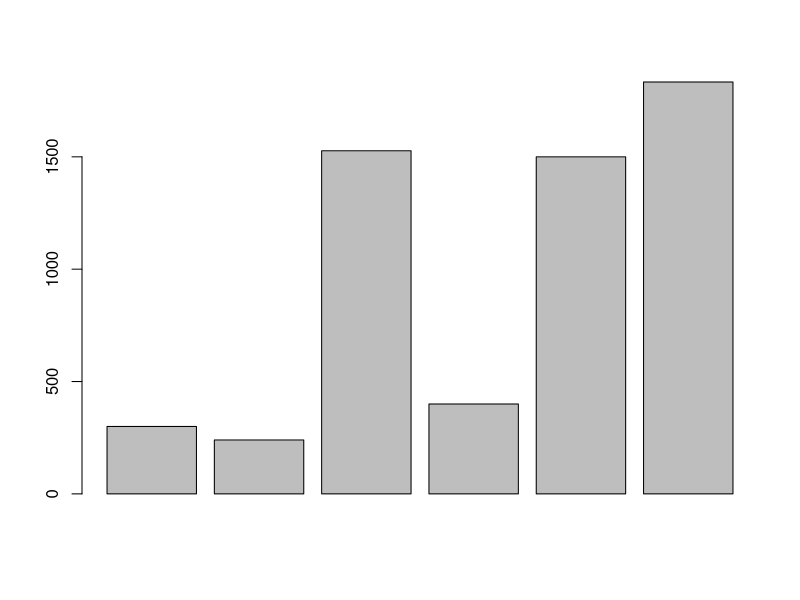
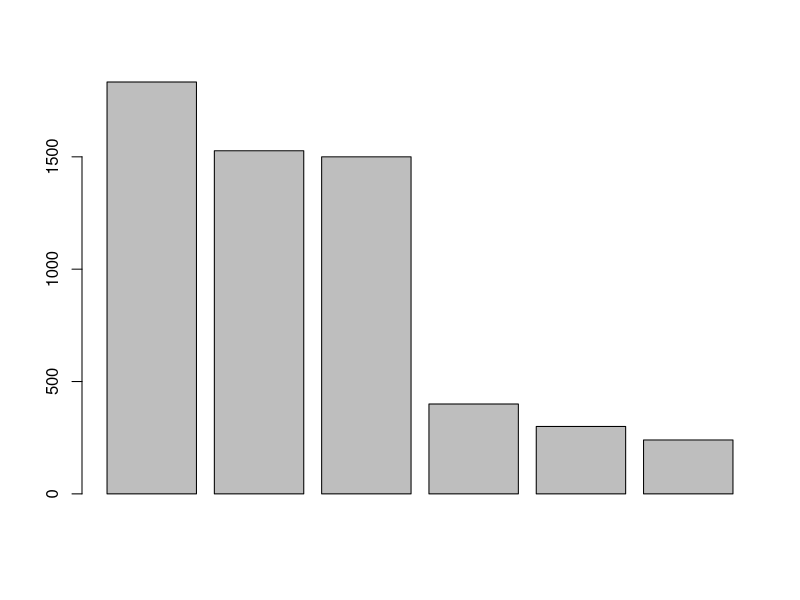
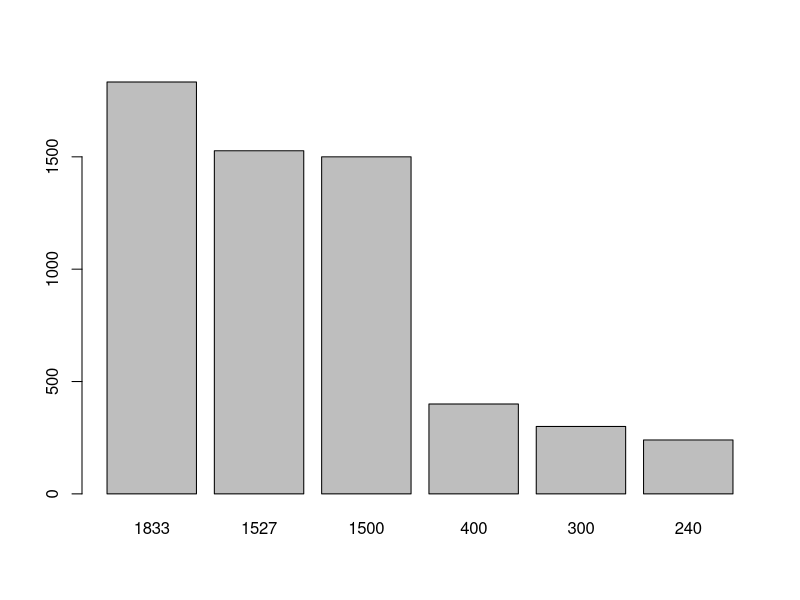

Write the R code that produced these figures, in order.
# Tania Isela Sarmiento Muñoz
# 06/01/2025
# Matr: 1503831
# Laboratorio 1

# Parte 1  ----------------------------------------------------------------

#Gastos totales
300 + 240 + 1527 + 400 + 1500 + 1833

celular <- 300
celular
transporte <- 240
transporte
comestibles <- 1527
comestibles
gimnasio <- 400
gimnasio
alquiler <- 1500
alquiler
otros <- 1833
otros
gastos <- celular + transporte + comestibles + gimnasio + alquiler + otros
gastos #5800
semestre <- gastos * 5
semestre #29000
anual <- gastos * 10
anual #58000


# Funciones ---------------------------------------------------------------

#Valor absoluto 
abs(10) #10
abs(-4) #4

#Raíz cuadrada
sqrt(9) #3

#Logáritmo natural
log(2) #0.6931472


# Comentarios -------------------------------------------------------------

#práctica de colocar comentario
#se puede combinar con operaciones
4 + 5 #el resultado es 9


# Distinción mayúsculas y minúsculas --------------------------------------

celular <- 300
Celular <- -300
CELULAR <- 8000

celular + Celular #0

CELULAR - celular #7700


# Obtener ayuda -----------------------------------------------------------

#Documentación acerca de la función abs
help(abs)
?abs

#Documentación acerca de la función mean
help (mean)
?mean

#buscar absolute 
help.search("absolute")

#Alternativamente
??absolute

# Autoevaluación ----------------------------------------------------------

gastos <- c(celular, transporte, comestibles, gimnasio, alquiler, otros)
gastos

barplot (gastos)

sort(gastos)

decreciente <- sort.default(gastos, decreasing = TRUE)
decreciente

barplot(decreciente)

barplot(decreciente, width = 1, names.arg = decreciente)


# Parte 2 -----------------------------------------------------------------

# **Problema 1**

# Identificación del tipo de variable (cualitativa o cuantitativa)

## Nombre de estudiante. *Cualitativa nominal* 
## Fecha de nacimiento. *Cualitativa ordinal*
## Edad (en años). *Cuantitativa discreta*
## Dirección de casa. *Cualitativa simple*
## Número de télefono. *Cualitativa nominal*
## Área principal de estudio. *Cuantitativa continua*
## Grado de año universitario: primer año, segundo año, tercer año, último año.
## * Cualitativa ordinal*
## Puntaje en la prueba de mitad de período (basado en 100 puntos posibles). 
## *Cuantitativa continua*
## Calificación general: A, B, C, D, F. 
## *Cualitativa ordinal*
## Tiempo (en minutos) para completar la prueba final de MCF 202.
## *Cuantitativa discreta*
## Numero de hermanos. 
## *Cuantitativa discreta*

# **Problema 2**
# Ejemplos de variables cuantitativas: Biomasa (kg), Número de petalos de una 
# flor, Altura de árboles (m), Precipitación media anual (mm). 
# Ejemplos de variables catégoricas: Rangos de pendientes (%), estado civil, 
# calificaciones asignadas por letras, sexo, religión. 


# **Problema 3** 
# Los valores númericos asignados a formas electrónicas de expresar opiniones 
# personales son variables cualitativas nominales, 
# ya que describe una caracteristica y no se puede medir con números, en este 
# caso solamente se les asigno un número para describirlas.

# **Problema 4**
# Determinación de (1)los individuos de interés (el grupo o grupos que se están 
# estudiando), (2) la (s) variable (s) 
# (la característica sobre la que recopilaríamo datos) y (3) si cada variable 
# es categórico o cuantitativo.

## ¿Cuál es la cantidad promedio de horas que los estudiantes de universidades 
## públicas trabajan cada semana?
### 1) Individuos de interés = Estudiantes de universidades públicas.
### 2) Variables = Cantidad promedio de horas que los estudiantes trabajan a la 
## semana. 
### 3) Tipo de variable = Cuantitativa. 

## ¿Qué proporción de todos los estudiantes universitarios de México están 
## inscritos en una universidad pública?
### 1) Individuos de interés = Estudiantes de universidades de México inscritos 
### en una universidad pública.
### 2) Variables = Proporción de estudiantes universitarios de México están 
### inscritos en una universidad pública, 
###    con respecto al total de estudiante en México. 
### 3) Tipo de variable = Catégorica. 

## En los universidades públicas, ¿las estudiantes femeninas tienen un promedio 
## de CENEVAL más alto que los estudiantes varones?
### 1) Individuos de interés = Estudiantes femeninas de universidades públicas y
### estudiantes varones de universidades públicas.
### 2) Variables = Promedio de calificación CENEVAL de estudiantes femeninas y 
### Promedio de calificación de estudiantes varones. 
### 3) Tipo de variable = Cuantitativa. 

## ¿Es más probable que los atletas universitarios reciban asesoramiento 
## académico que los atletas no universitarios?
### 1) Individuos de interés = Atletas universitarios y estudiantes no 
### universitarios.
### 2) Variables = Si o no recibe asesoramiento académico. 
### 3) Tipo de variable = Catégorica. 

## Si reuniéramos datos para responder a las preguntas de la investigación 
## anterior, ¿qué datos podrían analizarse mediante un histograma? 
## ¿Cómo lo sabes?.
### 1) Individuos de interés = Atletas universitarios y estudiantes no 
### universitarios.
### 2) Variables = Cantidad de atletas universitarios que reciben asesoramiento,
### cantidad de atletas universitarios que no reciben asesoramiento, 
### cantidad de estudiante no universitarios que reciben asesoramiento y 
### cantidad de estudiantes no universitarios que no reciben asesoramiento.
### 3) Tipo de variable = Cuantitativa. 